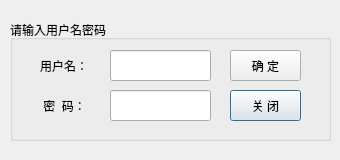
<ui version="4.0" >
 <class>ReloginDialog</class>
 <widget class="QDialog" name="ReloginDialog" >
  <property name="geometry" >
   <rect>
    <x>0</x>
    <y>0</y>
    <width>340</width>
    <height>160</height>
   </rect>
  </property>
  <property name="windowTitle" >
   <string>输入用户名密码</string>
  </property>
  <property name="windowIcon" >
   <iconset>
    <normaloff>:/img/images/user.png</normaloff>:/img/images/user.png</iconset>
  </property>
  <property name="styleSheet" >
   <string notr="true" >font: 12pt "Sans Serif";</string>
  </property>
  <widget class="QGroupBox" name="groupBox" >
   <property name="geometry" >
    <rect>
     <x>10</x>
     <y>20</y>
     <width>321</width>
     <height>121</height>
    </rect>
   </property>
   <property name="title" >
    <string>请输入用户名密码</string>
   </property>
   <widget class="QLineEdit" name="txt_user" >
    <property name="geometry" >
     <rect>
      <x>100</x>
      <y>30</y>
      <width>101</width>
      <height>31</height>
     </rect>
    </property>
   </widget>
   <widget class="QPushButton" name="btn_ok" >
    <property name="geometry" >
     <rect>
      <x>220</x>
      <y>30</y>
      <width>71</width>
      <height>31</height>
     </rect>
    </property>
    <property name="text" >
     <string>确 定</string>
    </property>
    <property name="default" >
     <bool>true</bool>
    </property>
   </widget>
   <widget class="QPushButton" name="btn_close" >
    <property name="geometry" >
     <rect>
      <x>220</x>
      <y>70</y>
      <width>71</width>
      <height>31</height>
     </rect>
    </property>
    <property name="text" >
     <string>关 闭</string>
    </property>
    <property name="default" >
     <bool>true</bool>
    </property>
   </widget>
   <widget class="QLineEdit" name="txt_password" >
    <property name="geometry" >
     <rect>
      <x>100</x>
      <y>70</y>
      <width>101</width>
      <height>31</height>
     </rect>
    </property>
    <property name="echoMode" >
     <enum>QLineEdit::PasswordEchoOnEdit</enum>
    </property>
   </widget>
   <widget class="QLabel" name="label" >
    <property name="geometry" >
     <rect>
      <x>30</x>
      <y>30</y>
      <width>61</width>
      <height>31</height>
     </rect>
    </property>
    <property name="text" >
     <string>用户名：</string>
    </property>
   </widget>
   <widget class="QLabel" name="label_2" >
    <property name="geometry" >
     <rect>
      <x>30</x>
      <y>70</y>
      <width>61</width>
      <height>31</height>
     </rect>
    </property>
    <property name="text" >
     <string> 密  码：</string>
    </property>
   </widget>
  </widget>
 </widget>
 <tabstops>
  <tabstop>txt_user</tabstop>
  <tabstop>txt_password</tabstop>
  <tabstop>btn_ok</tabstop>
  <tabstop>btn_close</tabstop>
 </tabstops>
 <resources>
  <include location="img.qrc" />
 </resources>
 <connections/>
</ui>
